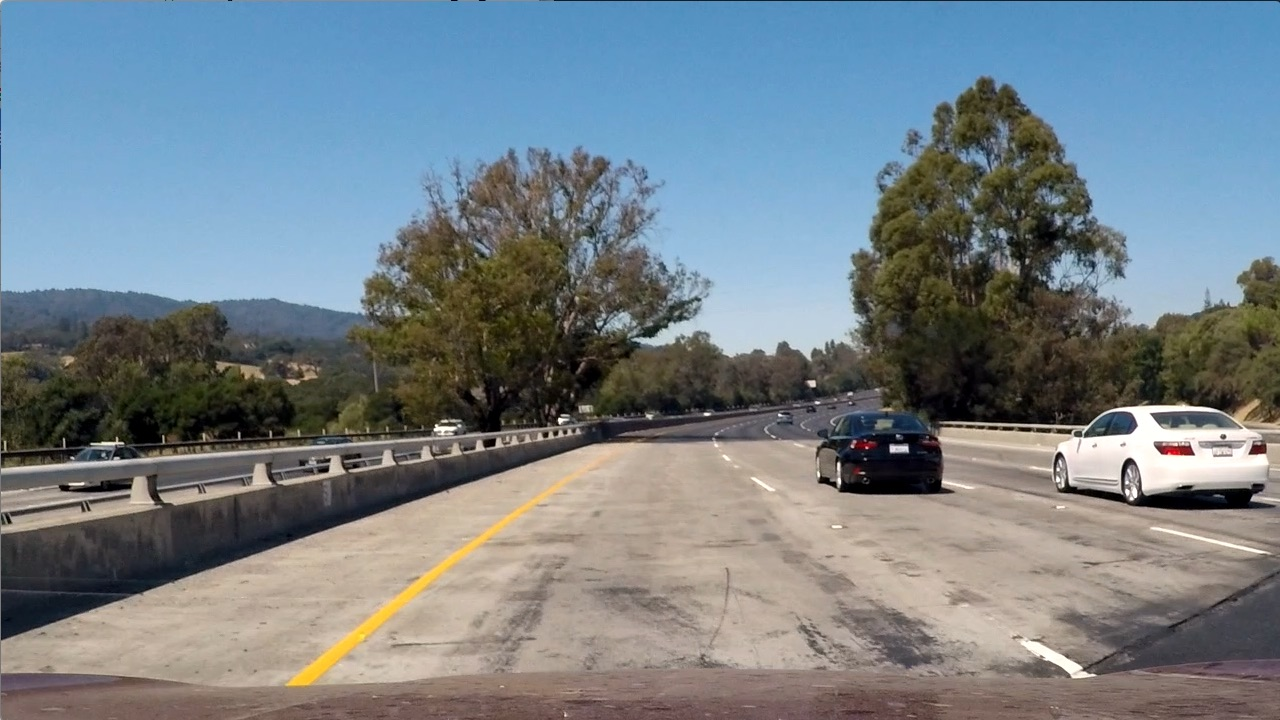
#> input picture test_images/test1.jpg, 1280 x 720 px
$ python -i vehicle_detection.py   (imports and definitions only)   (older library calls are emulated)
#> lines starting #> are read from the running program, lines starting #| are printed output that depends on the picture
import os
import glob
import matplotlib.image as mpimg
import matplotlib.pyplot as plt
import numpy as np
import cv2
import time
from skimage.feature import hog
from sklearn.svm import LinearSVC
from sklearn.preprocessing import StandardScaler
from sklearn.model_selection import train_test_split
import pickle
from scipy.ndimage.measurements import label
from moviepy.editor import VideoFileClip
from IPython.display import HTML

#def make_list_of_images():
basedir = 'vehicles/'
# [1 line that did not run here, left out]
cars = []
# [7 lines not run here, left out]

basedir = 'non-vehicles/'
# [1 line that did not run here, left out]
notcars = []
# [7 lines not run here, left out]

def get_hog_features(img, orient, pix_per_cell, cell_per_block,
    vis=False, feature_vec=True):
    if vis == True:
        features, hog_image = hog(img, orientations=orient, pixels_per_cell=(pix_per_cell,pix_per_cell),
            cells_per_block=(cell_per_block, cell_per_block), transform_sqrt=False, visualise=vis,
            feature_vector=feature_vec)
        return features, hog_image
    else:
        features = hog(img, orientations=orient, pixels_per_cell=(pix_per_cell,pix_per_cell),
            cells_per_block=(cell_per_block, cell_per_block), transform_sqrt=False, visualise=vis,
            feature_vector=feature_vec)
        return features

def bin_spatial(img, size=(32, 32)):
    color1 = cv2.resize(img[:,:,0], size).ravel()
    color2 = cv2.resize(img[:,:,1], size).ravel()
    color3 = cv2.resize(img[:,:,2], size).ravel()
    return np.hstack((color1, color2, color3))

def color_hist(img, nbins=32): #bins_range=(0,256)
    channel1_hist = np.histogram(img[:,:,0], bins=nbins)
    channel2_hist = np.histogram(img[:,:,1], bins=nbins)
    channel3_hist = np.histogram(img[:,:,2], bins=nbins)
    hist_features = np.concatenate((channel1_hist[0], channel2_hist[0], channel3_hist[0]))
    return hist_features

# [145 lines left out: functions extract_features, slide_window, draw_boxes, single_img_features, search_windows, visualize, not called in this run]
#    plt.show()


##make_list_of_images()
#------
# [1 line that did not run here, left out]
# [1 line that did not run here, left out]

# [2 lines not run here, left out]

# [12 lines of commented-out code are left out]
# [27 lines left out: function extract_car_notcar_features, not called in this run]

#extract_car_notcar_features()
#------

color_space = 'YCrCb'
orient = 9
pix_per_cell = 8
cell_per_block = 2
hog_channel = "ALL"     #0,1,2,"ALL"
spatial_size = (32,32)
hist_bins = 32
spatial_feat = True
hist_feat = True
hog_feat = True


# [41 lines left out: function training, not called in this run]

#svc, X_scaler = training()
#svc_pickle = {}
#svc_pickle["svc"] = svc
#svc_pickle["X_scaler"] = X_scaler
#pickle.dump(svc_pickle, open("./svc.p", "wb"))

# [1 line not run here, left out]
# [1 line that did not run here, left out]
# [1 line that did not run here, left out]

searchpath='test_images/*'
example_images = glob.glob(searchpath)

# [27 lines left out: function sliding_windows, not called in this run]

#sliding_windows()

def convert_color(img, conv='RGB2YCrCb'):
    if conv == 'RGB2YCrCb':
        return cv2.cvtColor(img, cv2.COLOR_RGB2YCrCb)
    if conv == 'BGR2YCrCb':
        return cv2.cvtColor(img, cv2.COLOR_BGR2YCrCb)
    if conv == 'RGB2LUV':
        return cv2.cvtColor(img, cv2.COLOR_RGB2LUV)

# [84 lines left out: function compute_hog_for_whole_image_and_subsample, not called in this run]

#compute_hog_for_whole_image_and_subsample()

def find_cars(img, scale):
#> called with scale = 1
    draw_img = np.copy(img)
    heatmap = np.zeros_like(img[:,:,0])
    img = img.astype(np.float32)/255

    img_tosearch = img[ystart:ystop,:,:]
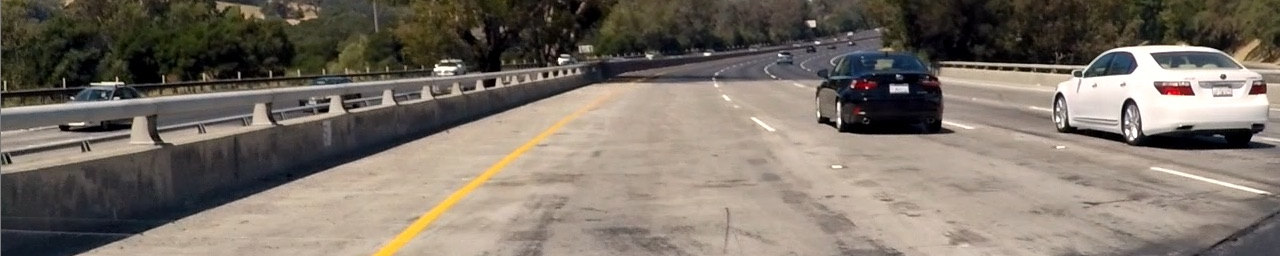
#> img_tosearch: shape (256, 1280, 3) float32; mean of channels 0, 1, 2 0.478, 0.442, 0.402; drawn as R, G, B
    ctrans_tosearch = convert_color(img_tosearch, conv = 'RGB2YCrCb')
#> in convert_color, `return cv2.cvtColor(img, cv2.COLOR_RGB2YCrCb)`: returned value: shape (256, 1280, 3) float32; mean of channels 0, 1, 2 0.448, 0.521, 0.474
    if scale != 1:
        imshape = ctrans_tosearch.shape
        # if want diff scale, instead of diff size window, resize image
        ctrans_tosearch = cv2.resize(ctrans_tosearch, (np.int(imshape[1]/scale), np.int(imshape[0]/scale)))

    ch1 = ctrans_tosearch[:,:,0]
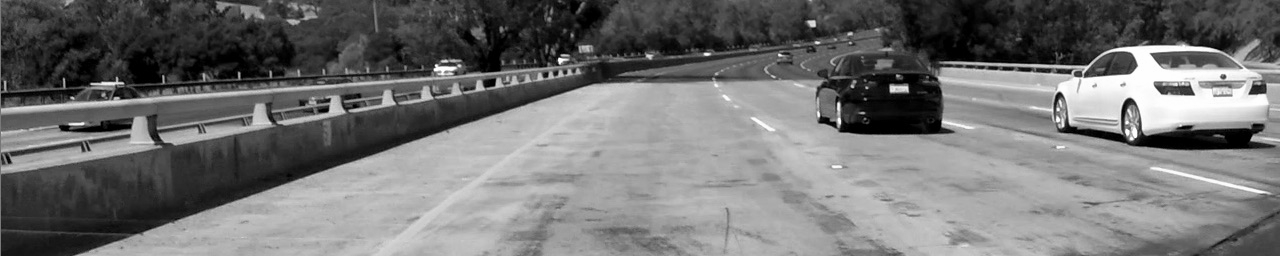
#> ch1: shape (256, 1280) float32; min 0, max 1, mean 0.449
    ch2 = ctrans_tosearch[:,:,1]
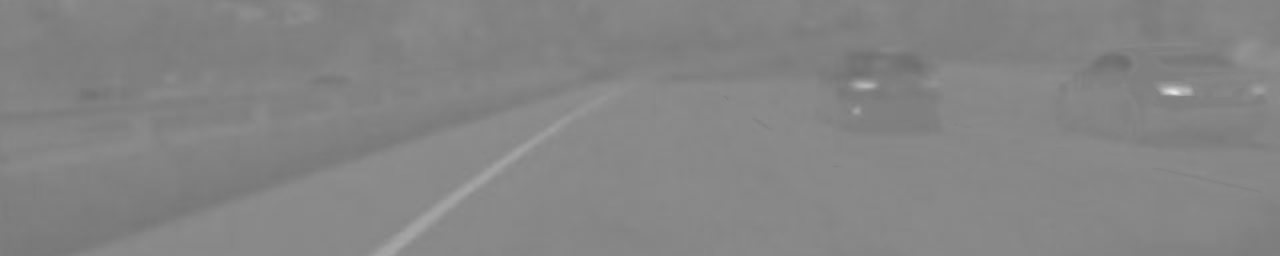
#> ch2: shape (256, 1280) float32; min 0.429, max 0.908, mean 0.521
    ch3 = ctrans_tosearch[:,:,2]
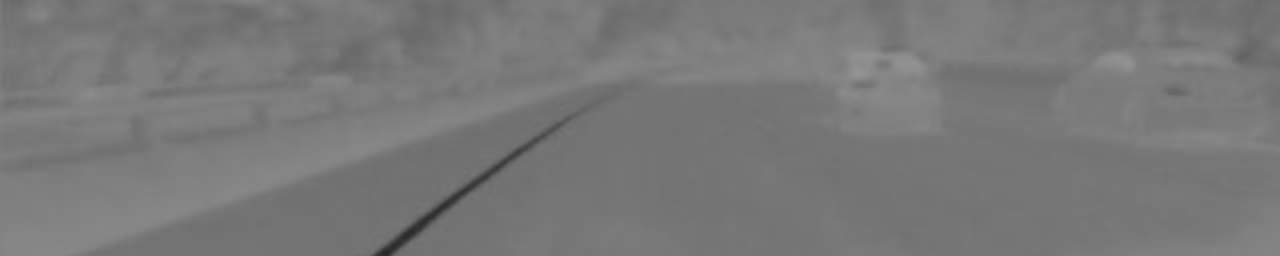
#> ch3: shape (256, 1280) float32; min 0.16, max 0.578, mean 0.474

    nxblocks = (ch1.shape[1] // pix_per_cell) - 1
#> nxblocks = 159
    nyblocks = (ch1.shape[0] // pix_per_cell) - 1
#> nyblocks = 31
    nfeat_per_block = orient*cell_per_block**2
    window = 64
    nblocks_per_window = (window // pix_per_cell) - 1
    cells_per_step = 2  # instead of overlap, define how many cells to step
    nxsteps = (nxblocks - nblocks_per_window) // cells_per_step
#> nxsteps = 76
    nysteps = (nyblocks - nblocks_per_window) // cells_per_step
#> nysteps = 12

    hog1 = get_hog_features(ch1, orient, pix_per_cell, cell_per_block, feature_vec=False)
    hog2 = get_hog_features(ch2, orient, pix_per_cell, cell_per_block, feature_vec=False)
    hog3 = get_hog_features(ch3, orient, pix_per_cell, cell_per_block, feature_vec=False)

    for xb in range(nxsteps):
        for yb in range(nysteps):
            ypos = yb * cells_per_step
            xpos = xb * cells_per_step
            yend = ypos+nblocks_per_window
            xend = xpos+nblocks_per_window
            hog_feat1 = hog1[ypos:yend, xpos:xend].ravel()
            hog_feat2 = hog2[ypos:yend, xpos:xend].ravel()
            hog_feat3 = hog3[ypos:yend, xpos:xend].ravel()
            hog_features = np.hstack((hog_feat1, hog_feat2, hog_feat3))

            xleft = xpos*pix_per_cell
            ytop = ypos*pix_per_cell

            subimg = cv2.resize(ctrans_tosearch[ytop:ytop+window, xleft:xleft+window], (64,64))

            spatial_features = bin_spatial(subimg, size=spatial_size)
            hist_features = color_hist(subimg, nbins=hist_bins)

            test_features = X_scaler.transform(np.hstack((spatial_features, hist_features, hog_features)).reshape(1, -1))
            test_prediction = svc.predict(test_features)

            if test_prediction == 1:
                xbox_left = np.int(xleft*scale)
                ytop_draw = np.int(ytop*scale)
                win_draw = np.int(window*scale)
                cv2.rectangle(draw_img, (xbox_left, ytop_draw+ystart), (xbox_left+win_draw, ytop_draw+win_draw+ystart), (0, 0, 255), 4)
                #img_boxes.append(((xbox_left, ytop_draw+ystart),(xbox_left+win_draw, ytop_draw+win_draw+ystart)))
                heatmap[ytop_draw+ystart:ytop_draw+win_draw+ystart, xbox_left:xbox_left+win_draw] += 1
#> heatmap: shape (720, 1280); every value is 0
#> subimg: shape (64, 64, 3) float32; mean of channels 0, 1, 2 0.204, 0.506, 0.469

    return draw_img, heatmap


def apply_threshold(heatmap, threshold):
    heatmap[heatmap <= threshold] = 0
    return heatmap

# [8 lines left out: function draw_labeled_bboxes, not called in this run]

ystart = 360
ystop = 616
# [19 lines left out: function find_labels, not called in this run]
#find_labels()

heat_maps = []
# [8 lines left out: function integrate_heat_maps, not called in this run]

def process_image(img):
    out_img1, heat_map1 = find_cars(img, 1.0)
    #out_img2, heat_map2 = find_cars(img, 1.5)
    out_img3, heat_map3 = find_cars(img, 2.0)
    heat_map = np.add(heat_map1, heat_map3)
    #heat_map = np.add(heat_map, heat_map3)

    # integrate across multiple frames
    integrate_heat_map = integrate_heat_maps(heat_map)
    integrate_heat_map = apply_threshold(integrate_heat_map, 17)
    labels = label(integrate_heat_map)
    draw_img = draw_labeled_bboxes(np.copy(img), labels)

    # [5 lines of commented-out code are left out]
    return draw_img

# [7 lines left out: function process_video, not called in this run]
    #once scale 2, once scale 1, add all detections in the same heatmap

# [1 line not run here, left out]

>>> import cv2
>>> picture = cv2.cvtColor(cv2.imread('test_images/test1.jpg'), cv2.COLOR_BGR2RGB)
#> (the run stopped early here; a loop or call above may not have finished)

$ run again, on test_images/test5.jpg
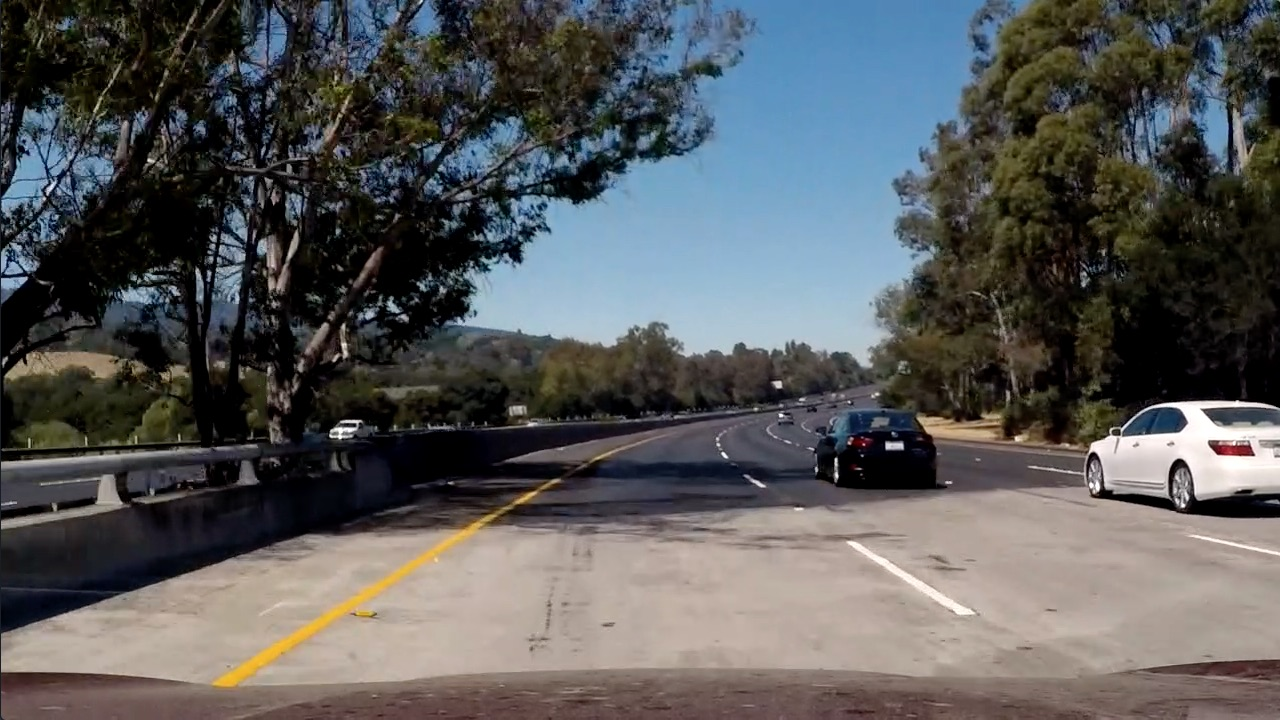
#> input picture test_images/test5.jpg, 1280 x 720 px
#> in find_cars, `ch1 = ctrans_tosearch[:,:,0]`:
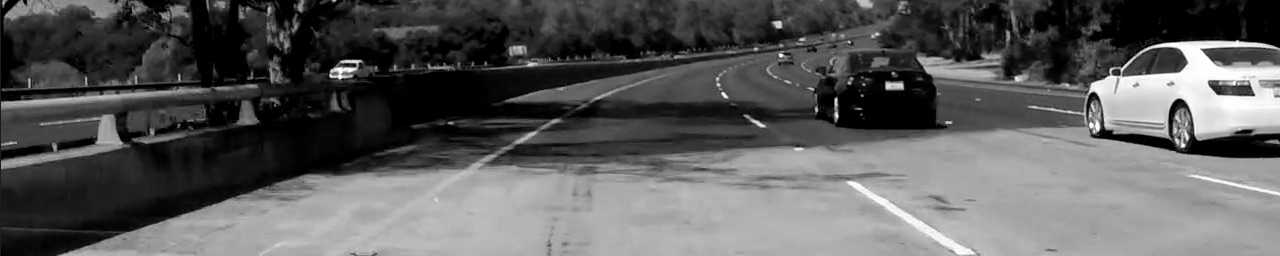
#> ch1: shape (256, 1280) float32; min 0, max 1, mean 0.36
#> in find_cars, `ch3 = ctrans_tosearch[:,:,2]`:
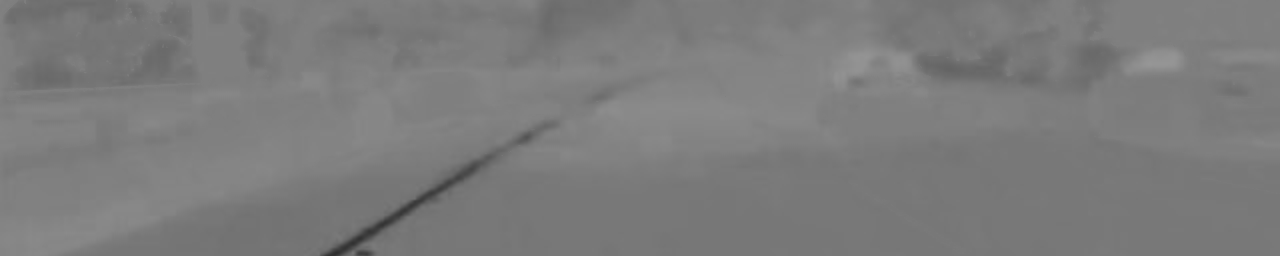
#> ch3: shape (256, 1280) float32; min 0.186, max 0.591, mean 0.487

$ run again, on test_images/test6.jpg
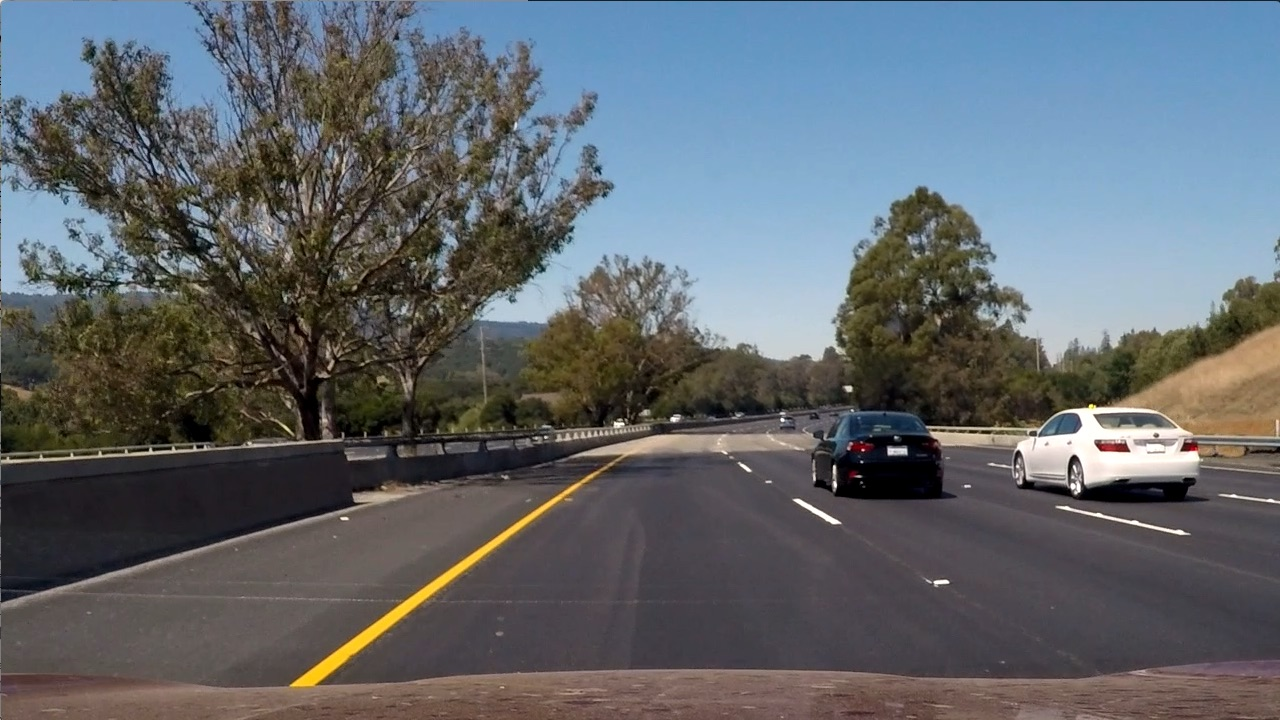
#> input picture test_images/test6.jpg, 1280 x 720 px
#> in find_cars, `ch1 = ctrans_tosearch[:,:,0]`:
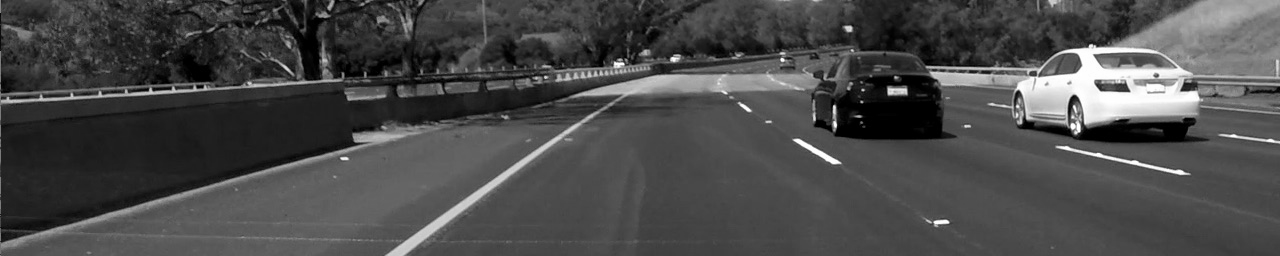
#> ch1: shape (256, 1280) float32; min 0, max 1, mean 0.292
#> in find_cars, `ch3 = ctrans_tosearch[:,:,2]`:
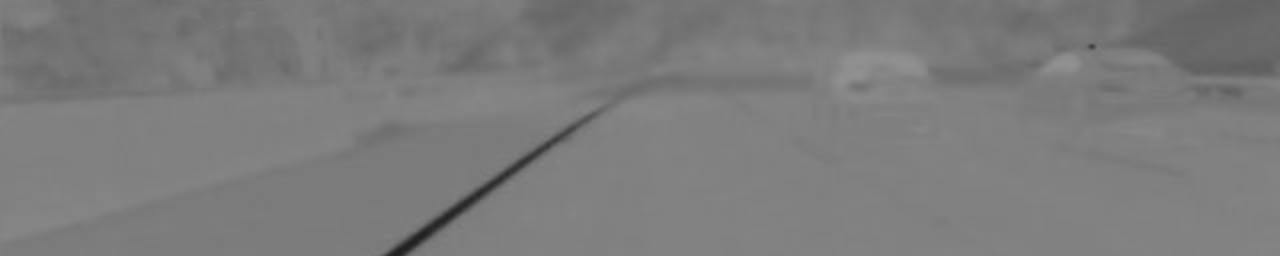
#> ch3: shape (256, 1280) float32; min 0.123, max 0.576, mean 0.487
